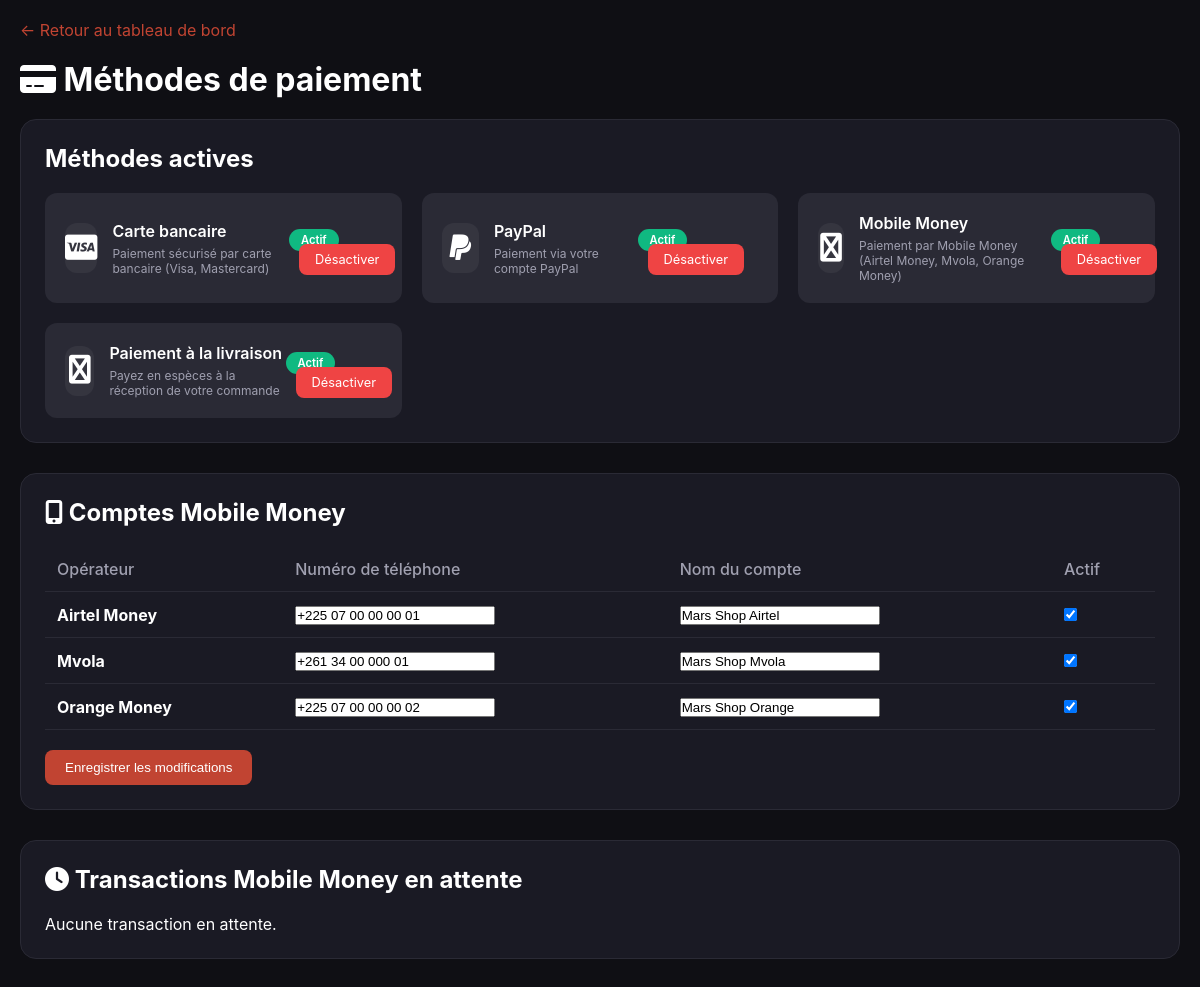
Page /admin/payment-methods.php (signed in) on the committed database.
### tables this page shows
CREATE TABLE payment_methods (
    id INT AUTO_INCREMENT PRIMARY KEY,
    name VARCHAR(50) NOT NULL UNIQUE,
    display_name VARCHAR(100) NOT NULL,
    description TEXT,
    logo VARCHAR(255),
    is_active BOOLEAN DEFAULT TRUE,
    sort_order INT DEFAULT 0,
    settings JSON,
    created_at TIMESTAMP DEFAULT CURRENT_TIMESTAMP,
    updated_at TIMESTAMP DEFAULT CURRENT_TIMESTAMP ON UPDATE CURRENT_TIMESTAMP,
    INDEX idx_active (is_active)
);

CREATE TABLE mobile_money_accounts (
    id INT AUTO_INCREMENT PRIMARY KEY,
    operator ENUM('airtel', 'mvola', 'orange') NOT NULL UNIQUE,
    operator_name VARCHAR(50) NOT NULL,
    phone_number VARCHAR(20) NOT NULL,
    account_name VARCHAR(100),
    is_active BOOLEAN DEFAULT TRUE,
    created_at TIMESTAMP DEFAULT CURRENT_TIMESTAMP,
    updated_at TIMESTAMP DEFAULT CURRENT_TIMESTAMP ON UPDATE CURRENT_TIMESTAMP
);

### admin/payment-methods.php (the view, shortened to what this page needs)
<?php
$conn = getConnection();
$stmt = $conn->query("SELECT * FROM payment_methods ORDER BY sort_order");
$payment_methods = $stmt->fetchAll();
$stmt = $conn->query("SELECT * FROM mobile_money_accounts");
$mobile_accounts = $stmt->fetchAll();
$stmt = $conn->prepare("
    SELECT mmt.*, o.order_number, u.username, u.email
    FROM mobile_money_transactions mmt
    JOIN orders o ON mmt.order_id = o.id
    JOIN users u ON mmt.user_id = u.id
    WHERE mmt.status = 'pending'
    ORDER BY mmt.created_at DESC
");
$stmt->execute();
$pending_transactions = $stmt->fetchAll();
?>
<!DOCTYPE html>
<html lang="fr">
<head>
    <link rel="stylesheet" href="https://cdnjs.cloudflare.com/ajax/libs/font-awesome/6.4.0/css/all.min.css">
</head>
<body>
<div class="container">
    <a href="index.php" class="back-link">← Retour au tableau de bord</a>
    <h1><i class="fas fa-credit-card"></i> Méthodes de paiement</h1>
    <div class="card">
        <h2>Méthodes actives</h2>
        <div class="methods-grid">
            <?php foreach($payment_methods as $method): ?>
            <div class="method-card">
                <div class="method-info">
                    <div class="method-icon">
                        <i class="fab fa-<?php echo $method['logo']; ?>"></i>
                    </div>
                    <div>
                        <div class="method-name"><?php echo $method['display_name']; ?></div>
                        <div class="method-desc"><?php echo $method['description']; ?></div>
                    </div>
                </div>
                <div>
                    <span class="status-badge <?php echo $method['is_active'] ? 'status-active' : 'status-inactive'; ?>">
                        <?php echo $method['is_active'] ? 'Actif' : 'Inactif'; ?>
                    </span>
                    <a href="?toggle=1&id=<?php echo $method['id']; ?>" class="btn-toggle <?php echo $method['is_active'] ? 'inactive' : 'active'; ?>" style="margin-left: 10px;">
                        <?php echo $method['is_active'] ? 'Désactiver' : 'Activer'; ?>
                    </a>
                </div>
            </div>
            <?php endforeach; ?>
        </div>
    </div>
    <div class="card">
        <h2><i class="fas fa-mobile-alt"></i> Comptes Mobile Money</h2>
        <form method="POST">
            <table>
                <thead>
                    <tr>
                        <th>Opérateur</th>
                        <th>Numéro de téléphone</th>
                        <th>Nom du compte</th>
                        <th>Actif</th>
                    </tr>
                </thead>
                <tbody>
                    <?php foreach($mobile_accounts as $account): ?>
                    <tr>
                        <td>
                            <strong><?php echo $account['operator_name']; ?></strong>
                        </td>
                        <td>
                            <input type="text" name="accounts[<?php echo $account['operator']; ?>][phone]" value="<?php echo $account['phone_number']; ?>" style="width: 200px;">
                        </td>
                        <td>
                            <input type="text" name="accounts[<?php echo $account['operator']; ?>][name]" value="<?php echo $account['account_name']; ?>" style="width: 200px;">
                        </td>
                        <td>
                            <input type="checkbox" name="accounts[<?php echo $account['operator']; ?>][active]" value="1" <?php echo $account['is_active'] ? 'checked' : ''; ?>>
                        </td>
                    </tr>
                    <?php endforeach; ?>
                </tbody>
            </table>
            <button type="submit" name="update_mobile" class="btn-primary" style="margin-top: 20px;">Enregistrer les modifications</button>
        </form>
    </div>
    <div class="card">
        <h2><i class="fas fa-clock"></i> Transactions Mobile Money en attente</h2>
        <?php if(count($pending_transactions) > 0): ?>
        <table>
            <thead>
                <tr>
                    <th>Date</th>
                    <th>Commande</th>
                    <th>Client</th>
                    <th>Opérateur</th>
                    <th>Montant</th>
                    <th>ID Transaction</th>
                    <th>Actions</th>
                </tr>
            </thead>
            <tbody>
                <?php foreach($pending_transactions as $tx): ?>
                <tr class="pending-row">
                    <td><?php echo date('d/m/Y H:i', strtotime($tx['created_at'])); ?></td>
                    <td><?php echo $tx['order_number']; ?></td>
                    <td><?php echo $tx['username']; ?><br><small><?php echo $tx['email']; ?></small></td>
                    <td><?php echo $tx['operator_name']; ?></td>
                    <td><?php echo formatPrice($tx['amount']); ?></td>
                    <td><code><?php echo $tx['transaction_id']; ?></code></td>
                    <td>
                        <a href="verify-mobile-payment.php?id=<?php echo $tx['id']; ?>&action=verify" class="btn-success" onclick="return confirm('Valider cette transaction ?')">
                            <i class="fas fa-check"></i> Valider
                        </a>
                        <a href="verify-mobile-payment.php?id=<?php echo $tx['id']; ?>&action=reject" class="btn-danger" onclick="return confirm('Rejeter cette transaction ?')">
                            <i class="fas fa-times"></i> Rejeter
                        </a>
                    </td>
                </tr>
                <?php endforeach; ?>
            </tbody>
        </table>
        <?php else: ?>
        <p>Aucune transaction en attente.</p>
        <?php endif; ?>
    </div>
</div>
</body>
</html>

### admin/payment-methods.php (style rules this page uses)
* { margin: 0; padding: 0; box-sizing: border-box; }
body { font-family: -apple-system, BlinkMacSystemFont, 'Segoe UI', sans-serif; background: #0f0f14; color: #fff; padding: 20px; }
.container { max-width: 1200px; margin: 0 auto; }
h1, h2, h3 { margin-bottom: 20px; }
.card { background: #1a1a24; border-radius: 16px; padding: 24px; margin-bottom: 30px; border: 1px solid #2a2a35; }
.methods-grid { display: grid; grid-template-columns: repeat(auto-fill, minmax(300px, 1fr)); gap: 20px; }
.method-card { background: #2a2a35; border-radius: 12px; padding: 20px; display: flex; align-items: center; justify-content: space-between; }
.method-info { display: flex; align-items: center; gap: 15px; }
.method-icon { width: 50px; height: 50px; background: rgba(255,255,255,0.05); border-radius: 12px; display: flex; align-items: center; justify-content: center; }
.method-icon i { font-size: 1.8rem; }
.method-name { font-weight: 600; margin-bottom: 5px; }
.method-desc { font-size: 0.75rem; color: #a0a0b0; }
.status-badge { padding: 4px 12px; border-radius: 20px; font-size: 0.7rem; font-weight: 600; }
.status-active { background: #10b981; color: white; }
.btn-toggle { padding: 8px 16px; border-radius: 8px; text-decoration: none; font-size: 0.8rem; transition: all 0.2s; }
.btn-toggle.inactive { background: #ef4444; color: white; }
table { width: 100%; border-collapse: collapse; }
th, td { padding: 12px; text-align: left; border-bottom: 1px solid #2a2a35; }
th { color: #a0a0b0; font-weight: 500; }
.btn-primary { background: #c14432; color: white; padding: 10px 20px; border: none; border-radius: 8px; cursor: pointer; }
.back-link { display: inline-block; margin-bottom: 20px; color: #c14432; text-decoration: none; }

### rows in the picture
payment_methods: display_name "Carte bancaire", description "Paiement sécurisé par carte bancaire (Visa, Mastercard)", is_active "Actif"
payment_methods: display_name "PayPal", description "Paiement via votre compte PayPal", is_active "Actif"
payment_methods: display_name "Mobile Money", description "Paiement par Mobile Money (Airtel Money, Mvola, Orange Money)", is_active "Actif"
payment_methods: display_name "Paiement à la livraison", description "Payez en espèces à la réception de votre commande", is_active "Actif"
mobile_money_accounts: operator_name "Airtel Money", phone_number "+225 07 00 00 00 01", account_name "Mars Shop Airtel", is_active "☑"
mobile_money_accounts: operator_name "Mvola", phone_number "+261 34 00 000 01", account_name "Mars Shop Mvola", is_active "☑"
mobile_money_accounts: operator_name "Orange Money", phone_number "+225 07 00 00 00 02", account_name "Mars Shop Orange", is_active "☑"
